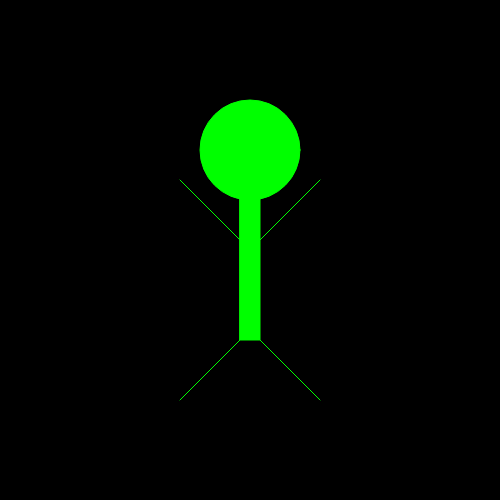
Frame 1 (no input)
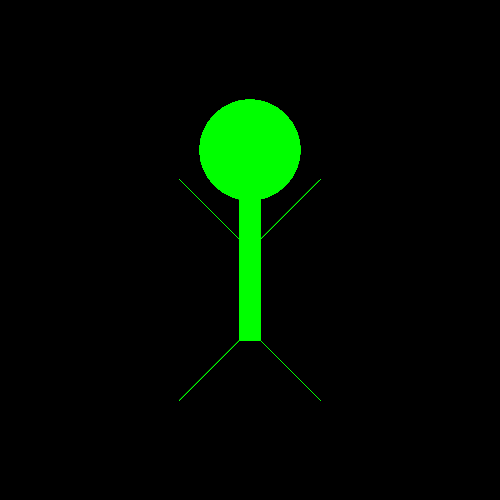
Frame 60 (no input)
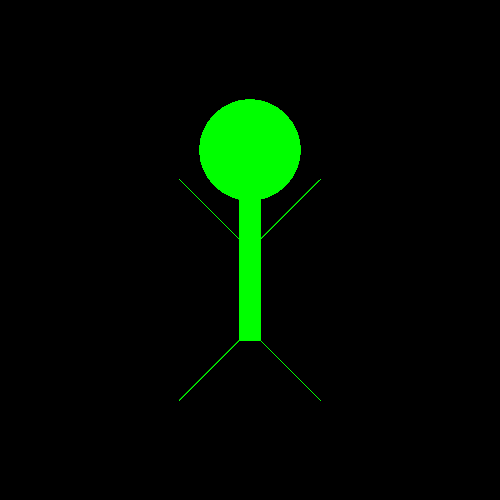
Frame 120 (the mouse pressed at the canvas centre since frame 60)

The p5.js sketch that drew these frames (run headless with seeded random() and noise() and a simulated clock; from frame 60 on, the mouse is pressed at the canvas centre):

// p5.js sketch
// ── sketch.js
// runs once
function setup() {
  createCanvas(500, 500);
  background(0);
}
// draw is an infinite loop
function draw(){
  // Fill and stroke determine the color of our shape.
  // We define those colors by saying how much RED GREEN AND BLUE we want.
  // Both of these have 0 Red color, 255 Green color, and 0 Red color. 255 is the highest color number we can use.
  fill(0, 255, 0);
  stroke(0, 255, 0);

  // body
  rect(240, 190, 20, 150 );

  // head
  ellipse(250, 150, 100, 100);

  // arms
  line(250, 250, 180, 180)
  line(250, 250, 320, 180)

  // legs
  line(240, 340, 180, 400)
  line(260, 340, 320, 400)
}



// ── arrays.js
function setup() {
 createCanvas(500, 500);
}

function draw() {
 var blues = [45, 133, 222, 77, 255];

 //Change the 5 to the first number in the array
 //Using the actual number is cheating
 fill(0, 0, 5);
 ellipse(50, 250, 100, 100);

 //Change the 5 to the fourth number in the array
 fill(0, 0, 5);
 ellipse(100, 250, 100, 100);

 //Change the 5 to the second number in the array
 fill(0, 0, 5);
 ellipse(150, 250, 100, 100);

 //Change the 5 to the third number in the array
 fill(0, 0, 5);
 ellipse(200, 250, 100, 100);

 //Change the 5 to the last number in the array
 fill(0, 0, 5);
 ellipse(250, 250, 100, 100);

 //second circle goes here!
 circles[1];
}
// ── bounce.js
var x = 175;
var y = 250;
var bounceVariance = 0;
var goingUp = true;

// runs once
function setup() {
  createCanvas(500, 500);
}

// draw is an infinite loop
function draw() {
  background(0);

  fill(255, 45, 57);


  if (bounceVariance <= 25 && goingUp) {
    bounceVariance += 1;
  }

  if (bounceVariance === 25 || bounceVariance === -25) {
    goingUp = !goingUp;
  }

  if (bounceVariance >= -25 && !goingUp) {
    bounceVariance -= 1;
  }

  var i = 0;
  while (i < 5) {
    if (i % 2 === 1) {
      ellipse(x + i * 25, y + bounceVariance, 25, 25);
    } else {
      ellipse(x + i * 25, y - bounceVariance, 25, 25);
    }
    i = i + 1;
  }
}

// ── conditionals.js
var x = 0

function setup(){
  createCanvas(500, 500);
};

function draw(){
  background(0);

  // This
  fill(255)
  textSize(32);
  text("The value of x is: " + x, 10, 30);

  ellipse(x, 250, 50, 50);

  if(x < 250 ){
    x = x + 2
  }

};



// ── diamond.js
function setup() {
  createCanvas(800, 600);
// }

// function draw() {

  fill(204, 101, 192, 127);
  stroke(127, 63, 120);
 
  // A design for a simple flower
  translate(300, 200);
  noStroke();
  for (var i = 0; i < 10; i ++) {
    ellipse(0, 30, 20, 80);
    rotate(PI/5);
  }

  fill(0, 200, 200, 127);
  stroke(127, 63, 120);

  // A design for a simple flower
  translate(10, 20);
  noStroke();
  for (var i = 0; i < 10; i ++) {
    ellipse(0, 30, 20, 80);
    rotate(PI/5);
}

  fill(255, 100, 199, 127);
  stroke(127, 63, 120);

  // A design for a simple flower
  translate(10, 20);
  noStroke();
  for (var i = 0; i < 10; i ++) {
    ellipse(0, 30, 20, 80);
    rotate(PI/5);
  }

  fill(255, 255, 0, 127);
  stroke(127, 63, 120);

  // A design for a simple flower
  translate(10, 20);
  noStroke();
  for (var i = 0; i < 10; i ++) {
    ellipse(0, 30, 20, 80);
    rotate(PI/5);
  }
}

// ── drawFlowers.js
var redValue = 0;
var greenValue = 0;
var blueValue = 0;
function setup() {
  createCanvas(640, 480);
}

function draw() {

    stroke(200)
    redValue = random(200, 255)
    greenValue = random(200, 255)
    blueValue = random(200, 255)

  fill(redValue, greenValue, blueValue);


  if (mouseIsPressed){
	  translate(mouseX, mouseY);
	  noStroke();
	  for (var i = 0; i < 10; i ++) {
	    ellipse(0, 30, 20, 80);
	    rotate(PI/5);
	  }
	} else {
		ellipse(mouseX, mouseY, 50, 50);
	}
  // ellipse(mouseX, mouseY, 50, 50);
}

function drawFlower(){
	  translate(mouseX, mouseY);
	  noStroke();
	  for (var i = 0; i < 10; i ++) {
	    ellipse(0, 30, 20, 80);
	    rotate(PI/5);
	}
}
// ── loops.js

function setup(){
  createCanvas(600, 500);
  background(0);
}


var firstHighScore = 12000
var secondHighScore = 11000
var thirdHighScore = 1000
var fourthHighScore = 900

var highScores = [1200, 1100, 1000, 900]




function draw(){
// 5 circles written long hand.
  // ellipse(50, 300, 50, 50)
  // ellipse(100, 300, 50, 50)
  // ellipse(150, 300, 50, 50)
  // ellipse(200, 300, 50, 50)
  // ellipse(250, 300, 50, 50)

// 5 circles drawn with a loop!
  var x = 50
  var i = 1
  while(i <= 5){
    ellipse(x, 300, 50, 50)
    x = x + 50
    i = i + 1
  }
}





// ── mouseClick.js
var redValue = 0;
var greenValue = 0;
var blueValue = 0;
function setup() {
  createCanvas(640, 480);
}

function draw() {
  if (mouseIsPressed) {
    redValue = random(0, 255)
    greenValue = random(0, 255)
    blueValue = random(0, 255)
    fill(redValue, greenValue, blueValue);
  } else {
    fill(255);
  }
  ellipse(mouseX, mouseY, 50, 50);
}

// ── shapes.js
// runs once
function setup() {
  createCanvas(500, 500);
}
// draw is an infinite loop
function draw(){
  // Fill and stroke determine the color of our shape.
  // We define those colors by saying how much RED GREEN AND BLUE we want.
  // Both of these have 0 Red color, 255 Green color, and 0 Red color. 255 is the highest color number we can use.
  fill(0, 255, 0);
  stroke(0, 255, 0);

  // body
  rect(240, 190, 20, 150 );

  // head
  ellipse(250, 150, 100, 100);

  // arms
  line(250, 250, 180, 180)
  line(250, 250, 320, 180)

  // legs
  line(240, 340, 180, 400)
  line(260, 340, 320, 400)
}



// ── variables.js
// Here we set your first variable for you! We called it 'x' because it is holding the value for the x coordinate of our ellipse that
var x = 50

function setup(){
  createCanvas(500, 500);
};

function draw(){
  background(0);
  // remember that when we draw an ellipse we need to give four different arguments: x, y, width, height.
  // What is the value of x in this ellipse?
  ellipse(x, 250, 50, 50);
};




// ── word_bounce.js
var x = 175;
var y = 250;
var bounceVariance = 0;
var goingUp = true;

// runs once
function setup() {
  createCanvas(500, 500);
}

// draw is an infinite loop
function draw() {
  background(0);

  fill(255, 45, 57);
  textSize(25);
  var bounce = 'BOUNCE';

  if (bounceVariance <= 25 && goingUp) {
    bounceVariance += 1;
  }

  if (bounceVariance === 25 || bounceVariance === -25) {
    goingUp = !goingUp;
  }

  if (bounceVariance >= -25 && !goingUp) {
    bounceVariance -= 1;
  }

  var i = 0;
  while (i < bounce.length) {
    if (i % 2 === 1) {
      text(bounce[i], x + i * 25, y + bounceVariance);
    } else {
      text(bounce[i], x + i * 25, y - bounceVariance);
    }
    i = i + 1;
  }
}
